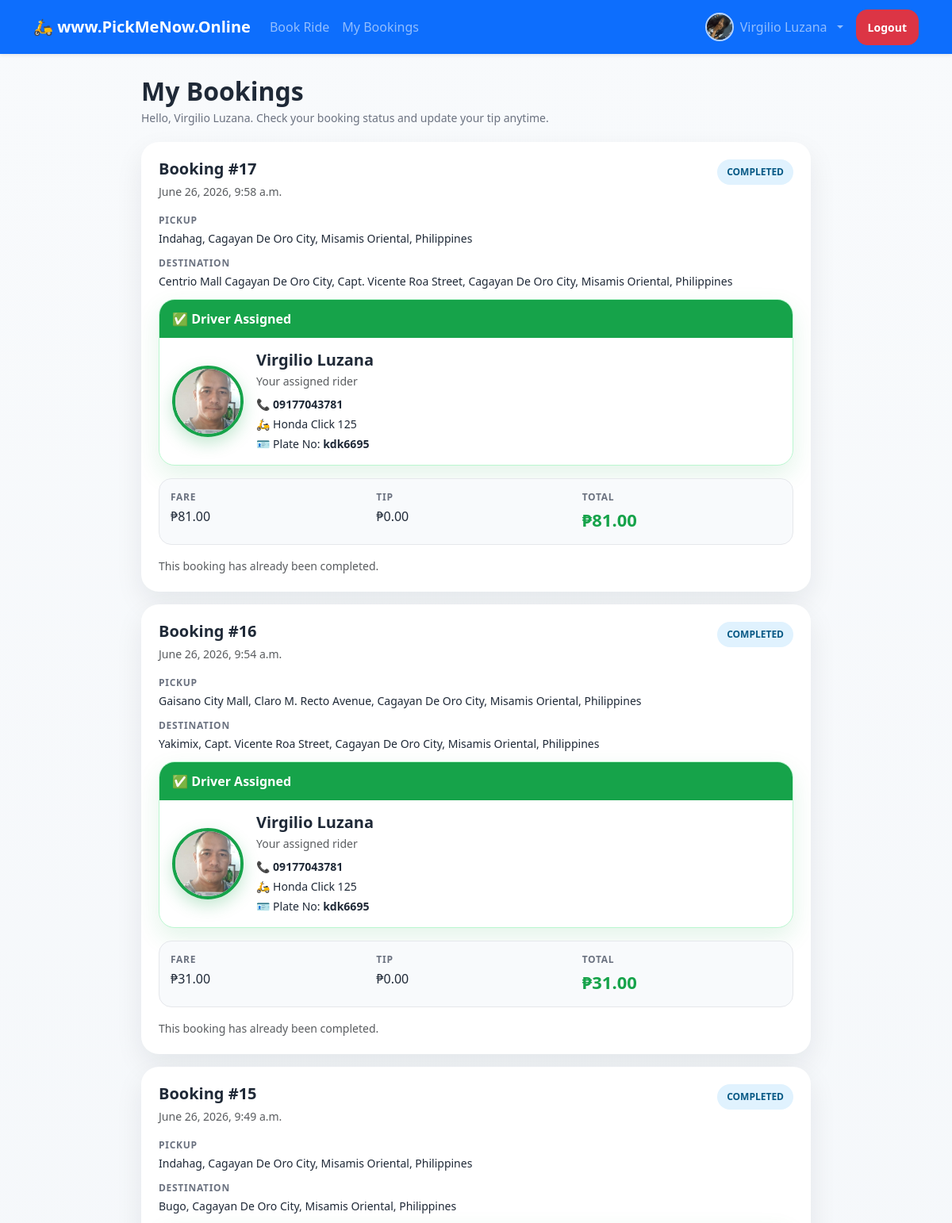
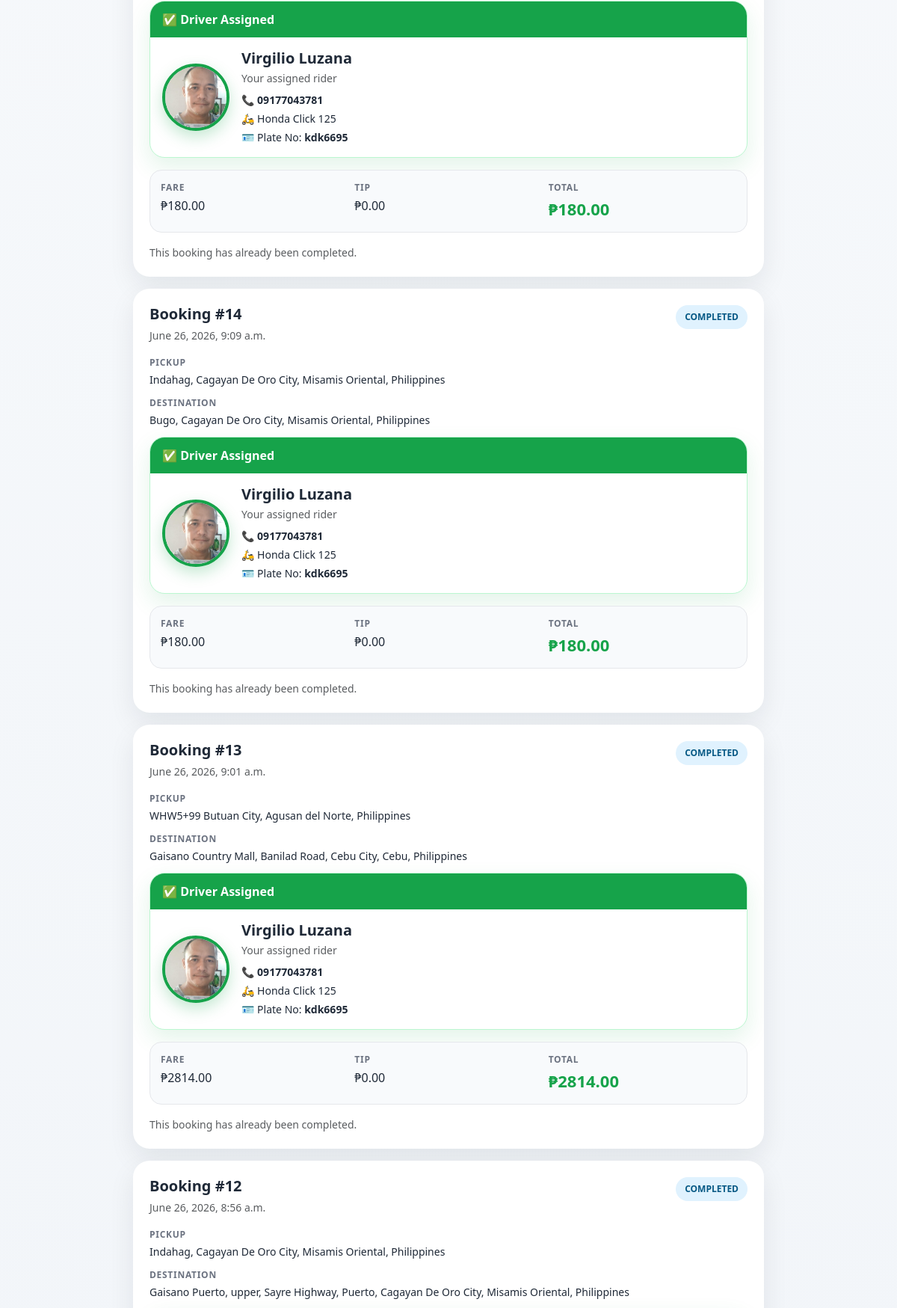
The page /customer/dashboard/ (signed in, upper part) on the database its author committed (2 pictures, top to bottom).
### booking/models.py (models this page shows, shortened)
class CustomerProfile(models.Model):
    user = models.OneToOneField(
        User,
        on_delete=models.CASCADE,
        related_name="customer_profile"
    )
    full_name = models.CharField(max_length=100)
    contact_number = models.CharField(
        max_length=20,
        unique=True
    )
    address = models.TextField(blank=True, null=True)
    profile_picture = models.ImageField(storage=MediaCloudinaryStorage(), upload_to='habal/', blank=False, null=False)
    created_at = models.DateTimeField(auto_now_add=True)

class Booking(models.Model):
    BOOKING_STATUS = [
        ("pending", "Pending"),
        ("assigned", "Assigned"),
        ("accepted", "Accepted"),
        ("completed", "Completed"),
        ("cancelled", "Cancelled"),
    ]
    customer = models.ForeignKey(
        CustomerProfile,
        on_delete=models.SET_NULL,
        null=True,
        blank=True,
        related_name="bookings"
    )
    customer_name = models.CharField(max_length=100)
    contact_number = models.CharField(max_length=20)
    origin = models.CharField(max_length=255)
    destination = models.CharField(max_length=255)
    origin_lat = models.FloatField()
    origin_lng = models.FloatField()
    destination_lat = models.FloatField()
    destination_lng = models.FloatField()
    distance_km = models.FloatField(default=0)
    tip = models.DecimalField(max_digits=10, decimal_places=2, default=0)
    fare = models.DecimalField(max_digits=10, decimal_places=2, default=0)
    instructions = models.TextField(blank=True, null=True)
    driver = models.ForeignKey(
        DriverProfile,
        on_delete=models.SET_NULL,
        blank=True,
        null=True,
        related_name="bookings"
    )
    status = models.CharField(
        max_length=20,
        choices=BOOKING_STATUS,
        default="pending"
    )
    assigned_at = models.DateTimeField(blank=True, null=True)
    created_at = models.DateTimeField(auto_now_add=True)
    accepted_at = models.DateTimeField(blank=True, null=True)
    @property
    def total_amount(self):
        return self.fare + self.tip

class DriverProfile(models.Model):
    user = models.OneToOneField(
        User,
        on_delete=models.CASCADE,
        related_name="driver_profile"
    )
    full_name = models.CharField(max_length=100)
    contact_number = models.CharField(
        max_length=20,
        unique=True
    )
    profile_picture = models.ImageField(storage=MediaCloudinaryStorage(), upload_to='habal/', blank=False, null=False)
    motorcycle_model = models.CharField(max_length=100)
    plate_number = models.CharField(max_length=30)
    license_number = models.CharField(
        max_length=50,
        blank=True,
        null=True
    )
    is_available = models.BooleanField(default=True)
    is_approved = models.BooleanField(default=False)
    created_at = models.DateTimeField(auto_now_add=True)

### booking/views.py (the view)
# urls.py: path("customer/dashboard/", views.customer_dashboard, name="customer_dashboard"),
@login_required
def customer_dashboard(request):
    customer = request.user.customer_profile
    bookings = Booking.objects.filter(
        customer=customer
    ).order_by("-created_at")
    return render(request, "booking/customer_dashboard.html", {
        "customer": customer,
        "bookings": bookings
    })

### booking/templates/booking/customer_dashboard.html (shortened to what this page needs)
<!DOCTYPE html>
<html>
<head>
    <link href="https://cdn.jsdelivr.net/npm/bootstrap@5.3.2/dist/css/bootstrap.min.css" rel="stylesheet">
</head>
<body>
{% include "includes/navbar.html" %}
<div class="dashboard-wrapper">
    <div class="page-header">
        <h2>My Bookings</h2>
        <p>Hello, {{ customer.full_name }}. Check your booking status and update your tip anytime.</p>
    </div>
    {% if bookings %}
        {% for booking in bookings %}
            <div class="booking-card">
                <div class="booking-card-body">
                    <div class="d-flex justify-content-between align-items-start gap-2 mb-3">
                        <div>
                            <h5 class="fw-bold mb-1">Booking #{{ booking.id }}</h5>
                            <small class="text-muted">{{ booking.created_at }}</small>
                        </div>
                        <span class="status-badge status-{{ booking.status }}">
                            {{ booking.status }}
                        </span>
                    </div>
                    <div class="label">Pickup</div>
                    <div class="value">{{ booking.origin }}</div>
                    <div class="label">Destination</div>
                    <div class="value">{{ booking.destination }}</div>
                    {% if booking.driver %}
                        <div class="driver-card">
                            <div class="driver-card-header">
                                ✅ Driver Assigned
                            </div>
                            <div class="p-3">
                                <div class="d-flex align-items-center gap-3">
                                    {% if booking.driver.profile_picture %}
                                        <img
                                            src="{{ booking.driver.profile_picture.url }}"
                                            class="driver-photo">
                                    {% else %}
                                        <img
                                            src="https://cdn-icons-png.flaticon.com/512/149/149071.png"
                                            class="driver-photo">
                                    {% endif %}
                                    <div class="flex-grow-1">
                                        <h5 class="fw-bold mb-1">
                                            {{ booking.driver.full_name }}
                                        </h5>
                                        <div class="text-muted small mb-2">
                                            Your assigned rider
                                        </div>
                                        <div class="small mb-1">
                                            📞 <strong>{{ booking.driver.contact_number }}</strong>
                                        </div>
                                        <div class="small mb-1">
                                            🛵 {{ booking.driver.motorcycle_model }}
                                        </div>
                                        <div class="small">
                                            🪪 Plate No:
                                            <strong>{{ booking.driver.plate_number }}</strong>
                                        </div>
                                    </div>
                                </div>
                            </div>
                        </div>
                    {% endif %}
                    <div class="fare-box mb-3">
                        <div class="row g-2">
                            <div class="col-4">
                                <div class="label">Fare</div>
                                <div>₱{{ booking.fare }}</div>
                            </div>
                            <div class="col-4">
                                <div class="label">Tip</div>
                                <div>₱{{ booking.tip }}</div>
                            </div>
                            <div class="col-4">
                                <div class="label">Total</div>
                                <div class="total">₱{{ booking.total_amount }}</div>
                            </div>
                        </div>
                    </div>
                    {% if booking.status == "pending" or booking.status == "assigned" %}
                        <form method="POST" action="{% url 'update_booking_tip' booking.id %}">
                            {% csrf_token %}
                            <label class="form-label fw-bold">Add or Edit Tip</label>
                            <div class="d-flex gap-2">
                                <input
                                    type="number"
                                    name="tip"
                                    class="form-control tip-input"
                                    min="0"
                                    step="1"
                                    value="{{ booking.tip }}"
                                    required>
                                <button type="submit" class="btn btn-success">
                                    Update
                                </button>
                            </div>
                        </form>
                        <form
                            method="POST"
                            action="{% url 'cancel_booking' booking.id %}"
                            class="mt-3"
                            onsubmit="return confirm('Are you sure you want to cancel this booking?');">
                            {% csrf_token %}
                            <button type="submit" class="btn btn-outline-danger w-100">
                                ❌ Cancel Booking
                            </button>
                        </form>
                    {% else %}
                        <div class="text-muted small">
                            {% if booking.status == "accepted" %}
                                Tip editing and cancellation are disabled because a driver has already accepted your booking.
                            {% elif booking.status == "completed" %}
                                This booking has already been completed.
                            {% elif booking.status == "cancelled" %}
                                This booking has been cancelled and can no longer be edited.
                            {% endif %}
                        </div>
                    {% endif %}
                </div>
            </div>
        {% endfor %}
    {% endif %}
</div>
</body>
</html>

### booking/templates/includes/navbar.html (shortened to what this page needs)
<nav class="navbar navbar-expand-lg navbar-dark bg-primary shadow-sm">
    <div class="container">
        {% if user.is_authenticated %}
            {% if user.driver_profile %}
                <a class="navbar-brand fw-bold" href="{% url 'dashboard' %}">
                    🛵 www.PickMeNow.Online
                </a>
            {% elif user.customer_profile %}
                <a class="navbar-brand fw-bold" href="{% url 'index' %}">
                    🛵 www.PickMeNow.Online
                </a>
            {% endif %}
        {% else %}
            <a class="navbar-brand fw-bold" href="{% url 'index' %}">
                🛵 www.PickMeNow.Online
            </a>
        {% endif %}
        <div class="collapse navbar-collapse" id="navbar">
            <ul class="navbar-nav me-auto">
                {% if user.is_authenticated %}
                    {% if user.customer_profile %}
                        <li class="nav-item">
                            <a class="nav-link" href="{% url 'index' %}">
                                Book Ride
                            </a>
                        </li>
                        <li class="nav-item">
                            <a class="nav-link" href="{% url 'customer_dashboard' %}">
                                My Bookings
                            </a>
                        </li>
                    {% endif %}
                {% endif %}
            </ul>
            <ul class="navbar-nav ms-auto align-items-lg-center">
                {% if user.is_authenticated %}
                    <li class="nav-item dropdown">
                        <a
                            class="nav-link dropdown-toggle d-flex align-items-center gap-2"
                            href="#"
                            role="button"
                            data-bs-toggle="dropdown">
                            {% if user.customer_profile %}
                                {% if user.customer_profile.profile_picture %}
                                    <img
                                        src="{{ user.customer_profile.profile_picture.url }}"
                                        class="rounded-circle"
                                        style="width:36px;height:36px;object-fit:cover;border:2px solid rgba(255,255,255,.7);">
                                {% else %}
                                    <img
                                        src="https://cdn-icons-png.flaticon.com/512/149/149071.png"
                                        class="rounded-circle"
                                        style="width:36px;height:36px;object-fit:cover;border:2px solid rgba(255,255,255,.7);">
                                {% endif %}
                                <span>{{ user.customer_profile.full_name }}</span>
                            {% endif %}
                        </a>
                    </li>
                    {% if user.customer_profile %}
                        <li class="nav-item ms-lg-2">
                            <a
                                class="btn btn-danger btn-sm mt-2 mt-lg-0"
                                href="{% url 'customer_logout' %}">
                                Logout
                            </a>
                        </li>
                    {% endif %}
                {% endif %}
            </ul>
        </div>
    </div>
</nav>

### booking/templates/booking/customer_dashboard.html (style rules this page uses)
body { background: linear-gradient(180deg, #f8fafc 0%, #eef2f7 100%); font-family: system-ui, -apple-system, BlinkMacSystemFont, "Segoe UI", sans-serif; color: #1f2937; }
.dashboard-wrapper { max-width: 900px; margin: auto; padding: 16px; }
.page-header { margin-bottom: 20px; }
.page-header h2 { font-weight: 900; margin-bottom: 4px; }
.page-header p { color: #6b7280; font-size: 14px; margin-bottom: 0; }
.booking-card { background: #ffffff; border: none; border-radius: 22px; box-shadow: 0 14px 35px rgba(15, 23, 42, .08); margin-bottom: 16px; overflow: hidden; }
.booking-card-body { padding: 18px; }
.label { font-size: 12px; font-weight: 800; color: #6b7280; text-transform: uppercase; letter-spacing: .06em; margin-bottom: 3px; }
.value { font-size: 14px; margin-bottom: 12px; }
.status-badge { display: inline-block; padding: 7px 12px; border-radius: 999px; font-size: 12px; font-weight: 900; text-transform: uppercase; background: #e5e7eb; color: #374151; }
.status-completed { background: #e0f2fe; color: #075985; }
.fare-box { background: #f8fafc; border: 1px solid #e5e7eb; border-radius: 16px; padding: 14px; }
.total { color: #16a34a; font-size: 22px; font-weight: 900; }
.btn { border-radius: 14px; font-weight: 800; padding: 11px 14px; }
.driver-card { background: #ffffff; border: 1px solid #bbf7d0; border-radius: 20px; overflow: hidden; box-shadow: 0 12px 30px rgba(22, 163, 74, .12); margin-bottom: 16px; }
.driver-card-header { background: #16a34a; color: #ffffff; padding: 12px 16px; font-weight: 900; }
.driver-photo { width: 90px; height: 90px; object-fit: cover; border-radius: 50%; border: 4px solid #16a34a; box-shadow: 0 8px 20px rgba(22, 163, 74, .25); }
@media (min-width: 768px) { .dashboard-wrapper { padding: 28px; } }
@media (min-width: 768px) { .booking-card-body { padding: 22px; } }

### rows shown on the page
CustomerProfile: full_name "Virgilio Luzana"
Booking: id "17", created_at "June 26, 2026, 9:58 a.m.", status "COMPLETED", origin "Indahag, Cagayan De Oro City, Misamis Oriental, Philippines", destination "Centrio Mall Cagayan De Oro City, Capt. Vicente Roa Street, Cagayan De Oro City, Misamis Oriental, Philippines", driver.profile_picture (picture), driver.full_name "Virgilio Luzana", driver.contact_number "09177043781", driver.motorcycle_model "Honda Click 125", driver.plate_number "kdk6695", fare "81.00", tip "0.00", total_amount "81.00", shows "This booking has already been completed."
Booking: id "16", created_at "June 26, 2026, 9:54 a.m.", status "COMPLETED", origin "Gaisano City Mall, Claro M. Recto Avenue, Cagayan De Oro City, Misamis Oriental, Philippines", destination "Yakimix, Capt. Vicente Roa Street, Cagayan De Oro City, Misamis Oriental, Philippines", driver.profile_picture (picture), driver.full_name "Virgilio Luzana", driver.contact_number "09177043781", driver.motorcycle_model "Honda Click 125", driver.plate_number "kdk6695", fare "31.00", tip "0.00", total_amount "31.00", shows "This booking has already been completed."
Booking: id "15", created_at "June 26, 2026, 9:49 a.m.", status "COMPLETED", origin "Indahag, Cagayan De Oro City, Misamis Oriental, Philippines", destination "Bugo, Cagayan De Oro City, Misamis Oriental, Philippines", driver.profile_picture (picture), driver.full_name "Virgilio Luzana", driver.contact_number "09177043781", driver.motorcycle_model "Honda Click 125", driver.plate_number "kdk6695", fare "180.00", tip "0.00", total_amount "180.00", shows "This booking has already been completed."
Booking: id "14", created_at "June 26, 2026, 9:09 a.m.", status "COMPLETED", origin "Indahag, Cagayan De Oro City, Misamis Oriental, Philippines", destination "Bugo, Cagayan De Oro City, Misamis Oriental, Philippines", driver.profile_picture (picture), driver.full_name "Virgilio Luzana", driver.contact_number "09177043781", driver.motorcycle_model "Honda Click 125", driver.plate_number "kdk6695", fare "180.00", tip "0.00", total_amount "180.00", shows "This booking has already been completed."
Booking: id "13", created_at "June 26, 2026, 9:01 a.m.", status "COMPLETED", origin "WHW5+99 Butuan City, Agusan del Norte, Philippines", destination "Gaisano Country Mall, Banilad Road, Cebu City, Cebu, Philippines", driver.profile_picture (picture), driver.full_name "Virgilio Luzana", driver.contact_number "09177043781", driver.motorcycle_model "Honda Click 125", driver.plate_number "kdk6695", fare "2814.00", tip "0.00", total_amount "2814.00", shows "This booking has already been completed."
Booking: id "12", created_at "June 26, 2026, 8:56 a.m.", status "COMPLETED", origin "Indahag, Cagayan De Oro City, Misamis Oriental, Philippines", destination "Gaisano Puerto, upper, Sayre Highway, Puerto, Cagayan De Oro City, Misamis Oriental, Philippines"

### other values the page prints
{{ user.customer_profile.full_name }} "Virgilio Luzana"
